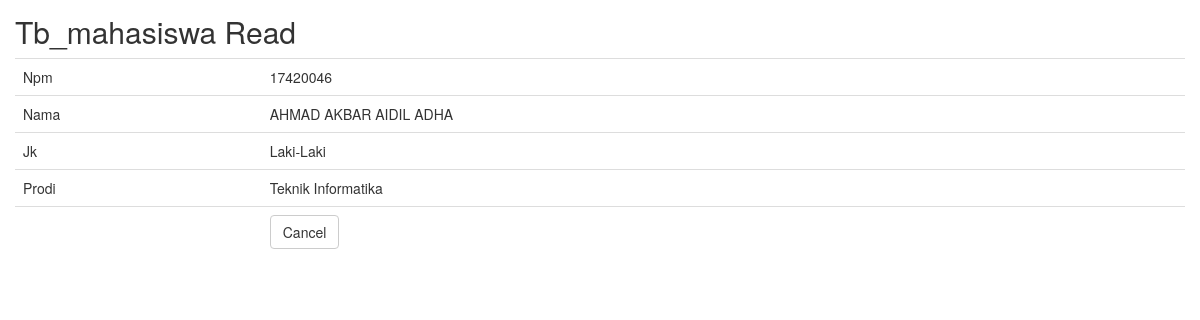
/index.php/mhs/read/5, run on the app's committed database.
### tables this page shows
CREATE TABLE IF NOT EXISTS `tb_mahasiswa` (
  `id` int(5) NOT NULL AUTO_INCREMENT,
  `npm` varchar(9) NOT NULL,
  `nama` varchar(25) NOT NULL,
  `jk` varchar(9) NOT NULL,
  `prodi` varchar(25) NOT NULL,
  PRIMARY KEY (`id`)
);

### application/controllers/Mhs.php (called while the page is built, shortened)
<?php
class Mhs extends CI_Controller
{
    function __construct()
    {
        $this->load->model('M_mhs');
        $this->load->library('form_validation');
    }
    public function read($id)
    {
        $row = $this->M_mhs->get_by_id($id);
        if ($row) {
            $data = array(
		'id' => $row->id,
		'npm' => $row->npm,
		'nama' => $row->nama,
		'jk' => $row->jk,
		'prodi' => $row->prodi,
	    );
            $this->load->view('mhs/tb_mahasiswa_read', $data);
        } else {
            $this->session->set_flashdata('message', 'Record Not Found');
            redirect(site_url('mhs'));
        }
    }
}

### index.php (called while the page is built, shortened)
<?php
require_once BASEPATH.'core/CodeIgniter.php';

### application/models/M_mhs.php (called while the page is built, shortened)
<?php
class M_mhs extends CI_Model
{
    public $table = 'tb_mahasiswa';
    public $id = 'id';
    function get_by_id($id)
    {
        $this->db->where($this->id, $id);
        return $this->db->get($this->table)->row();
    }
}

### application/views/mhs/tb_mahasiswa_read.php (the view, shortened to what this page needs)
<!doctype html>
<html>
    <head>
        <link rel="stylesheet" href="<?php echo base_url('assets/bootstrap/css/bootstrap.min.css') ?>"/>
    </head>
    <body>
        <h2 style="margin-top:0px">Tb_mahasiswa Read</h2>
        <table class="table">
	    <tr><td>Npm</td><td><?php echo $npm; ?></td></tr>
	    <tr><td>Nama</td><td><?php echo $nama; ?></td></tr>
	    <tr><td>Jk</td><td><?php echo $jk; ?></td></tr>
	    <tr><td>Prodi</td><td><?php echo $prodi; ?></td></tr>
	    <tr><td></td><td><a href="<?php echo site_url('mhs') ?>" class="btn btn-default">Cancel</a></td></tr>
	</table>
        </body>
</html>

### application/views/mhs/tb_mahasiswa_read.php (style rules this page uses)
body { padding: 15px; }

### data on the page
tb_mahasiswa: npm "17420046", nama "AHMAD AKBAR AIDIL ADHA", jk "Laki-Laki", prodi "Teknik Informatika"
